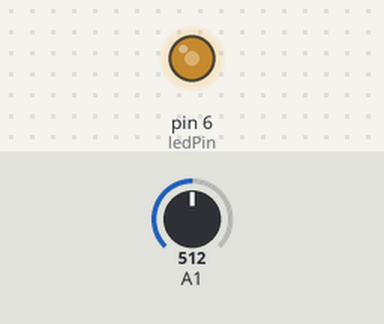
Recording of a sketch running on a simulated Arduino Uno, built with avr-gcc and run on an emulated ATmega328P. Shown: output pins drawn as LEDs (lit = HIGH). Inputs (shaded band) come from the test bench; at power-on: A1 = 512.

Above: at 1.2 s.
1.3 s: A1 set to 716
At 2.3 s:
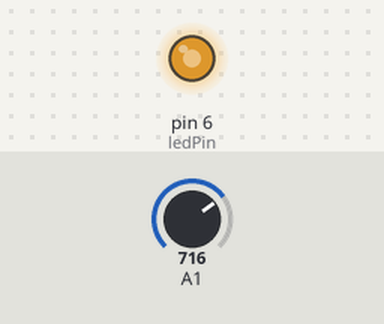
2.8 s: A1 set to 900
At 3.4 s:
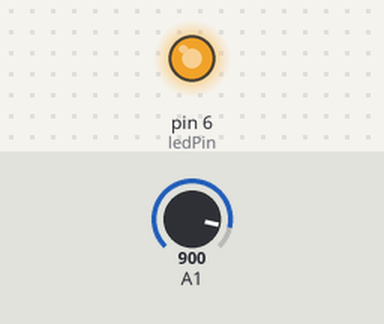
4.3 s: A1 set to 122
At 4.6 s:
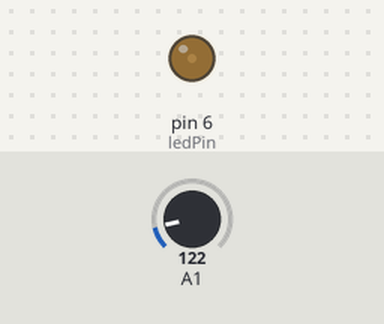
5.8 s: A1 set to 0
At 6.9 s:
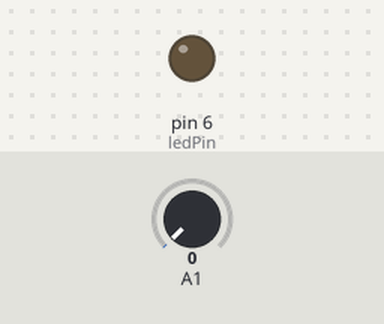
7.3 s: A1 set to 511
At 8.1 s:
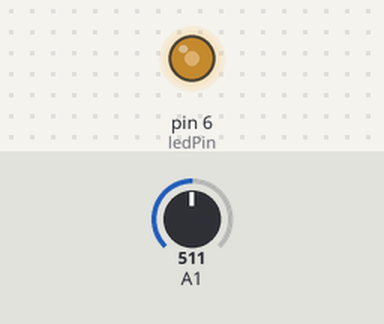
Timing chart, 0 to 9.8 s (numbered marks = the images above; inputs shaded):
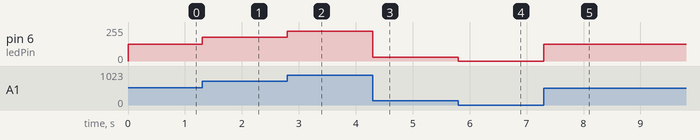

Measured:
- after the input at 1.3 s, pin 6 (ledPin): 127/255 → 178/255 at once
- after the input at 2.8 s, pin 6 (ledPin): 178/255 → 224/255 at once
- after the input at 4.3 s, pin 6 (ledPin): 224/255 → 30/255 at once
- after the input at 5.8 s, pin 6 (ledPin): 30/255 → 0/255 at once
- after the input at 7.3 s, pin 6 (ledPin): 0/255 → 127/255 at once

The sketch:

Sketch_05.2_Control_LED_by_Potentiometer.ino
```cpp
/*
  Control_LED_by_Potentiometer

  modified 2021/6/30
  by http://www.freenove.com
*/

int adcValue;     // Define a variable to save the ADC value
int ledPin = 6;   // Use D9 on Freenove UNO to control the LED

void setup() {
  pinMode(ledPin, OUTPUT);             // Initialize the LED pin as an output
}

void loop() {
  adcValue = analogRead(A1);          // Convert the analog of A0 port to digital
  // Map analog to the 0-255 range, and works as PWM duty cycle of ledPin port
  analogWrite(ledPin, map(adcValue, 0, 1023, 0, 255));
}
```
